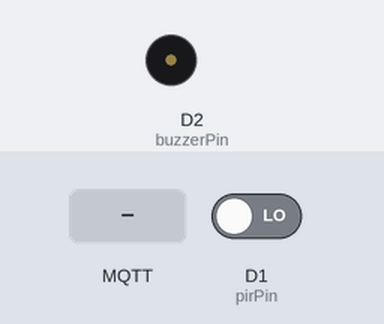
Bench run of a sketch on a simulated ESP8266 (NodeMCU). On the bench: buzzer (waves = sounding, pin HIGH). Inputs (shaded band) come from the test bench; at power-on: D1 (pirPin) LOW. WiFi joins after 1.5 s; servers stay silent unless stated; network time is answered at once with the bench clock; the local clock reads 2024-03-15 10:24:30 at power-on unless the sketch sets it; no MQTT or app messages arrive unless stated; what the sketch prints to the serial monitor is not drawn.

Above: at 2.7 s.
2.8 s: MQTT message "ON" arrives on the first subscribed topic
9.5 s: D1 (pirPin) driven HIGH
At 16.8 s:
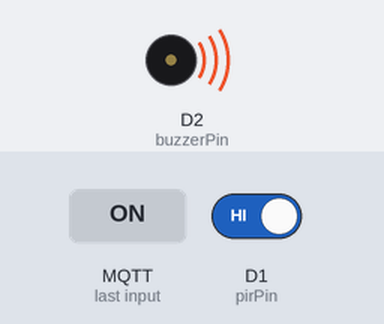
17.6 s: MQTT message "OFF" arrives on the first subscribed topic
At 24.7 s:
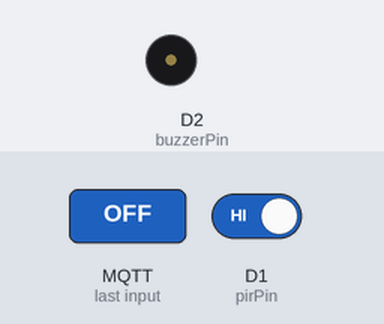
25.5 s: MQTT message "1" arrives on the first subscribed topic
Timing chart, 0 to 28.5 s (numbered marks = the images above; inputs shaded):
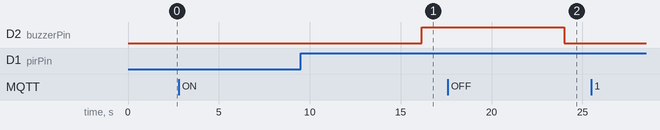

Measured:
- after the input at 2.8 s, every drawn part: stays the same
- after the input at 9.5 s, D2 (buzzerPin): LOW → HIGH after 6.7 s
- after the input at 17.6 s, D2 (buzzerPin): HIGH → LOW after 6.4 s
- after the input at 25.5 s, every drawn part: stays the same

The sketch:

BTL_IoT_Nhom_7_Nhom_BTL_10.ino
```cpp
#include <FirebaseESP8266.h>
#include <ESP8266WiFi.h>
#include <WiFiUdp.h>
#include <NTPClient.h>
#include <PubSubClient.h>

// Cấu hình WiFi
const char* ssid = "......";
const char* password = "13092003";
const char* mqtt_server = "8c5ca82a1e5f4d4294bf605318a3278d.s1.eu.hivemq.cloud";
const int mqtt_port = 8883;
const char* mqtt_topic = "home/security/pir";
const char* mqtt_username = "tuan2003";
const char* mqtt_password = "1234567T@m";
const char* FIREBASE_HOST = "hhethongchongtrom-default-rtdb.firebaseio.com";
const char* FIREBASE_AUTH = "3HpPWJpF1IqwVqB4RiYZ7YsJjEQcFgF9Qa1VA5aJ";
const int buzzerPin = D2;
const int pirPin = D1;
bool alarmEnabled = false;
bool sensorEnabled = false;
FirebaseData firebaseData;
FirebaseConfig firebaseConfig;
FirebaseAuth firebaseAuth;
WiFiUDP ntpUDP;
NTPClient timeClient(ntpUDP, "pool.ntp.org", 7 * 3600, 60000);
WiFiClientSecure espClient;
PubSubClient client(espClient);

unsigned long lastTime = 0;
unsigned long timerDelay = 8000;

void setup() {
    Serial.begin(115200);
    Serial.println("Khởi động...");

    pinMode(buzzerPin, OUTPUT);
    pinMode(pirPin, INPUT);
    digitalWrite(buzzerPin, LOW);

    WiFi.begin(ssid, password);
    Serial.print("Đang kết nối WiFi...");
    while (WiFi.status() != WL_CONNECTED) {
        yield(); // Cho phép các tác vụ khác thực hiện
        Serial.print(".");
    }
    Serial.println("\nĐã kết nối WiFi!");

    connectToFirebase();
    connectToMQTT();

    timeClient.begin();
    timeClient.update();
}

void connectToFirebase() {
    firebaseConfig.host = FIREBASE_HOST;
    firebaseConfig.signer.tokens.legacy_token = FIREBASE_AUTH;
    Firebase.begin(&firebaseConfig, &firebaseAuth);
    Firebase.reconnectWiFi(true);
}

void connectToMQTT() {
    client.setServer(mqtt_server, mqtt_port);
    client.setCallback(callback);
    espClient.setInsecure();
    reconnect();
}

void callback(char* topic, byte* payload, unsigned int length) {
    Serial.print("Nhận tin nhắn trên topic: ");
    Serial.println(topic);
    String message = "";
    for (int i = 0; i < length; i++) {
        message += (char)payload[i];
    }
    Serial.println("Tin nhắn nhận được: " + message);

    if (message == "ON") {
        sensorEnabled = true;
        alarmEnabled = true;
        Serial.println("Cảm biến PIR đã được bật.");
    } else if (message == "OFF") {
        sensorEnabled = false;
        alarmEnabled = false;
        digitalWrite(buzzerPin, LOW);
        Serial.println("Cảm biến PIR đã được tắt.");
    }
}

void saveAlertHistory(int status) {
    String path = "/hethongbaotrom/history";
    if (status == HIGH) {
        if (!timeClient.update()) {
            timeClient.forceUpdate();
        }
        String formattedTime = timeClient.getFormattedTime();
        String dataPath = path + "/" + formattedTime;
        FirebaseJson alertData;
        alertData.add("timestamp", formattedTime);
        alertData.add("status", "Cảnh báo!");
        alertData.add("message", "Phát hiện chuyển động!");

        if (Firebase.setJSON(firebaseData, dataPath, alertData)) {
            Serial.println("Cảnh báo đã được lưu vào Firebase.");
        } else {
            Serial.println("Lỗi khi lưu cảnh báo: " + firebaseData.errorReason());
        }
    }
}

void reconnect() {
    while (!client.connected()) {
        Serial.print("Đang kết nối MQTT...");
        if (client.connect("ESP8266Client", mqtt_username, mqtt_password)) {
            Serial.println("Đã kết nối tới MQTT!");
            client.subscribe(mqtt_topic);
        } else {
            Serial.print("Kết nối MQTT thất bại, lý do: ");
            Serial.println(client.state());
            delay(5000);
        }
    }
}

void updateFirebase(int pirState) {
    if (Firebase.setInt(firebaseData, "/hethongbaotrom/cb", pirState)) {
        Serial.println("Cập nhật trạng thái cảm biến thành công lên Firebase.");
    } else {
        Serial.println("Cập nhật trạng thái cảm biến thất bại lên Firebase. Lý do: " + firebaseData.errorReason());
    }
}

bool motionDetectedLastTime = false;

void loop() {
    unsigned long currentTime = millis();
    if (currentTime - lastTime >= timerDelay) {
        lastTime = currentTime;

        if (!client.connected()) {
            reconnect();
        }
        client.loop();

        if (sensorEnabled) {
            int pirState = digitalRead(pirPin);
            Serial.print("PIR state: ");
            Serial.println(pirState);

            static int lastPirState = LOW; // Biến lưu trạng thái PIR trước đó
            if (pirState != lastPirState) { // Chỉ cập nhật khi có thay đổi
                updateFirebase(pirState);
                if (pirState == HIGH) {
                    Serial.println("Motion detected!");
                    if (alarmEnabled) {
                        digitalWrite(buzzerPin, HIGH);
                    }
                    saveAlertHistory(HIGH);
                } else {
                    Serial.println("No motion detected");
                    digitalWrite(buzzerPin, LOW);
                }
                lastPirState = pirState; // Cập nhật trạng thái PIR trước đó
            }
        } else {
            digitalWrite(buzzerPin, LOW);
        }
    }
}
```
